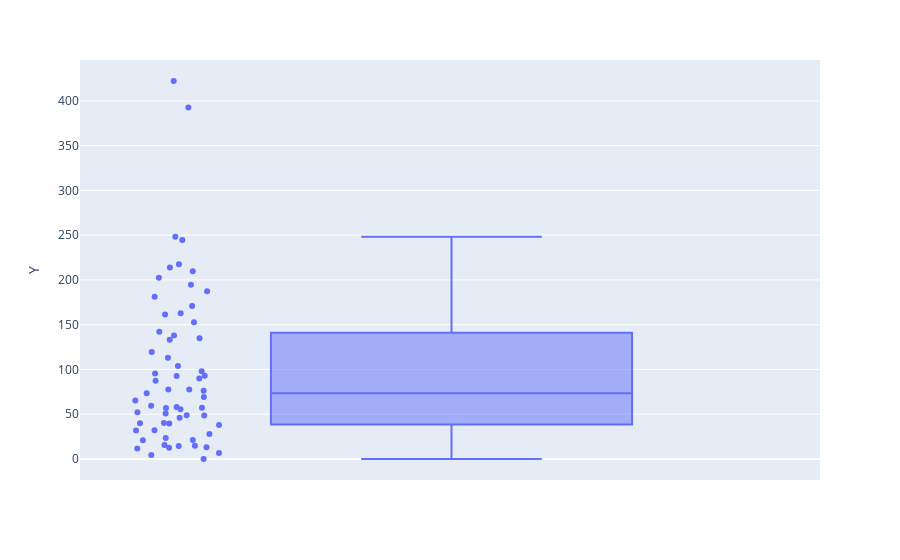

Write notebook code for a chart like this one.
### Markdown cell above
### Plot a distribuição da coluna Y usando o box plot da lib plotly

### Code cell
y_box_plot = px.box(data, y="Y", points="all")
y_box_plot.show()

### Figure 1 — Plotly figure (JSON) as saved in the notebook; plotly's stock layout.template omitted (floating-point values rounded to 4 significant figures)
{"data": [{"alignmentgroup": "True", "boxpoints": "all", "hovertemplate": "Y=%{y}<extra></extra>", "legendgroup": "", "marker": {"color": "#636efa"}, "name": "", "notched": false, "offsetgroup": "", "orientation": "v", "showlegend": false, "type": "box", "x0": " ", "xaxis": "x", "y": [392.5, 46.2, 15.7, 422.2, 119.4, 170.9, 56.9, 77.5, 214, 65.3, 20.9, 248.1, 23.5, 39.6, 48.8, 6.6, 134.9, 50.9, 4.4, 113, 14.8, 48.7, 52.1, 13.2, 103.9, 77.5, 11.8, 98.1, 27.9, 38.1, 0, 69.2, 14.6, 40.3, 161.5, 57.2, 217.6, 58.1, 12.6, 59.6, 89.9, 202.4, 181.3, 152.8, 162.8, 73.4, 21.3, 92.6, 76.1, 39.9, 142.1, 93, 31.9, 32.1, 55.6, 133.3, 194.5, 137.9, 87.4, 209.8, 95.5, 244.6, 187.5], "y0": " ", "yaxis": "y"}], "layout": {"autosize": true, "boxmode": "group", "legend": {"tracegroupgap": 0}, "margin": {"t": 60}, "xaxis": {"anchor": "y", "autorange": true, "domain": [0, 1], "range": [-0.5032, 0.5], "type": "category"}, "yaxis": {"anchor": "x", "autorange": true, "domain": [0, 1], "range": [-23.46, 445.7], "title": {"text": "Y"}, "type": "linear"}}}
